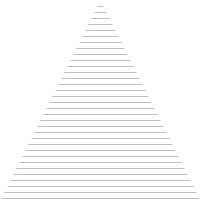
Frame 1 (no input)
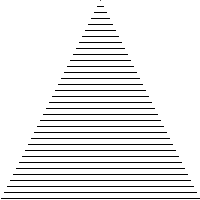
Frame 60 (the mouse pressed at the canvas centre just before this capture)
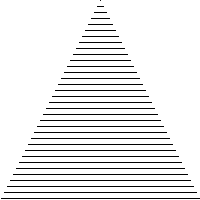
Frame 120 (the mouse held since frame 60 and released just before this capture)

The Processing sketch that drew these frames (run headless with seeded random() and noise(); from frame 60 on, the mouse is pressed at the canvas centre):

// Processing sketch: processing_14699
// ── processing_14699.pde

 int counter;

void setup() {  //setup function called initially, only once
  size(200, 200);
  background(255);  //set background white
 
}

void draw(){
strokeWeight(0.2);
for (int y = 0; y<200; y=y+3) {
 line(100-y,y*2,100+y,y*2);
  }
}        
